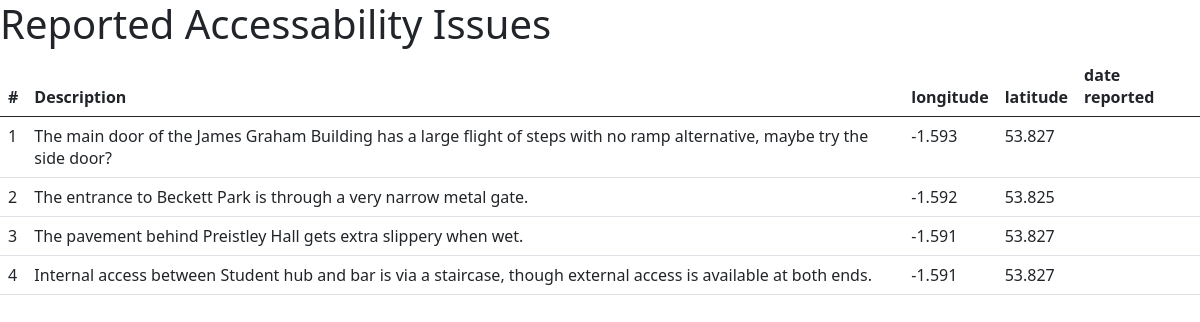
Before: /issues.php with the older database file.
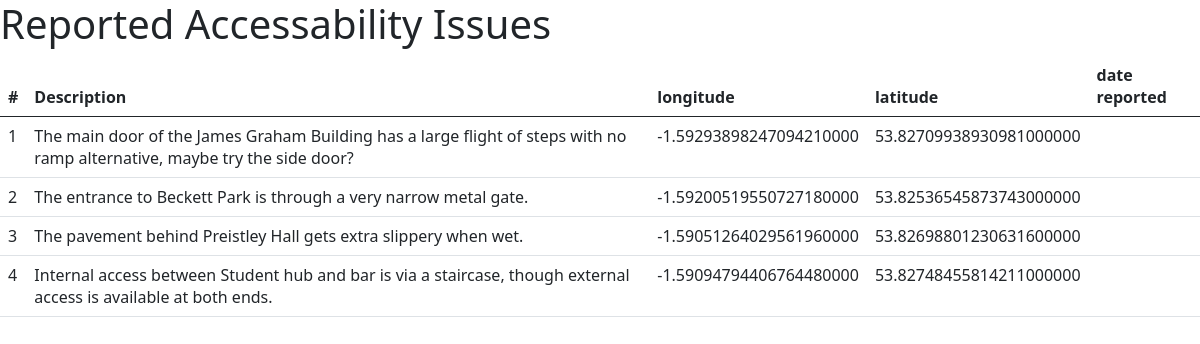
After: the same page with the newer database file.
### tables this page shows
CREATE TABLE Issue (
    issue_id int NOT NULL AUTO_INCREMENT,
    issue_description TEXT NOT NULL,
    illegality boolean,
    location_id int NOT NULL,
    type_id int,
    current_rating int NOT NULL,
    rating_count int NOT NULL,
    rating_text VARCHAR(50) NOT NULL,
    date_submitted datetime,
    PRIMARY KEY (issue_id),
    FOREIGN KEY (location_id) REFERENCES Location(location_id),
    FOREIGN KEY (type_id) REFERENCES Type(type_id)
);

CREATE TABLE Location (
    location_id int NOT NULL AUTO_INCREMENT,
    lat_loc decimal(25,20) NOT NULL,
    long_loc decimal(25,20) NOT NULL,
    PRIMARY KEY (location_id)
);

### issues.php (the view, shortened to what this page needs)
<?php
$conn = connect_to_database();
$queryString = "SELECT issue.issue_id, issue.issue_description, issue.illegality,
location.long_loc, location.lat_loc, issue.current_rating, issue.date_submitted
FROM issue, location
WHERE issue.location_id = location.location_id;";
$result = $conn->query($queryString);
?>
<html>
<head>
    <link href="https://cdn.jsdelivr.net/npm/bootstrap@5.0.1/dist/css/bootstrap.min.css" rel="stylesheet">
</head>
<body>
    <h1>Reported Accessability Issues</h1>
    <table class="table">
        <thead>
            <tr>
                <th scope="col">#</th>
                <th scope="col">Description</th>
                <th scope="col">longitude</th>
                <th scope="col">latitude</th>
                <th scope="col">date reported</th>
            </tr>
        </thead>
        <?php
        if ($result->num_rows > 0) {
            while ($row = $result->fetch_assoc()) {
                echo "<tr>";
                echo "<td>" . $row["issue_id"] . "</td>";
                echo "<td>" . $row["issue_description"] . "</td>";
                echo "<td>" . $row["long_loc"] . "</td>";
                echo "<td>" . $row["lat_loc"] . "</td>";
                echo "<td>" . $row["date_submitted"] . "</td>";
                echo "</tr>";
            }
        }
        ?>
    </table>
</body>
</html>

Changed rows visible on the page:
changed issue id 1: location.long_loc "-1.593" → "-1.59293898247094210000"; location.lat_loc "53.827" → "53.82709938930981000000"
changed issue "The entrance to Beckett Park is through a very narrow metal gate.": location.long_loc "-1.592" → "-1.59200519550727180000"; location.lat_loc "53.825" → "53.82536545873743000000"
changed issue "The pavement behind Preistley Hall gets extra slippery when wet.": location.long_loc "-1.591" → "-1.59051264029561960000"; location.lat_loc "53.827" → "53.82698801230631600000"
changed issue id 4: location.long_loc "-1.591" → "-1.59094794406764480000"; location.lat_loc "53.827" → "53.82748455814211000000"
